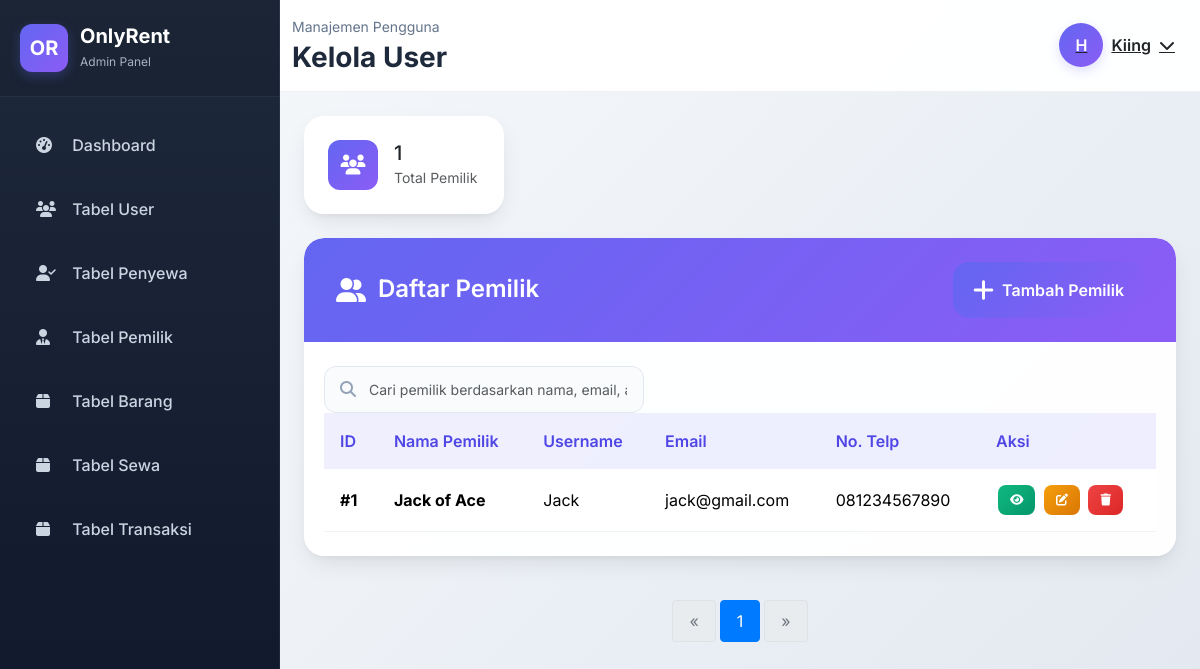
The page /views/admin/tabel_pemilik.php (signed in) on the database its author committed.
### tables this page shows
CREATE TABLE `pemilik_barang` (
  `id_pemilik` int(11) NOT NULL,
  `nama` varchar(100) NOT NULL,
  `no_telp` varchar(25) NOT NULL,
  `id_pengguna` int(1) NOT NULL
);

CREATE TABLE `pengguna` (
  `id_pengguna` int(11) NOT NULL,
  `username` varchar(50) NOT NULL,
  `email` varchar(50) NOT NULL,
  `password` varchar(255) NOT NULL,
  `role` int(1) NOT NULL
);

### views/admin/tabel_pemilik.php (the view, shortened to what this page needs)
<?php
    $conn = getDBConnection();
    $pemilik = [];
    $total_pemilik = 0;
    $total_query = "SELECT COUNT(*) as total FROM pengguna p JOIN pemilik_barang py ON p.id_pengguna = py.id_pengguna WHERE p.role = 3";
    $total_result = $conn->query($total_query);
    if ($total_result) {
        $total_row = $total_result->fetch_assoc();
        $total_pemilik = $total_row['total'];
    }
    $per_page = 10;
    $total_pages = ceil($total_pemilik / $per_page);
    $current_page = isset($_GET['page']) ? max(1, min($total_pages, (int)$_GET['page'])) : 1;
    $offset = ($current_page - 1) * $per_page;
    $query = "SELECT
                pg.id_pengguna,
                pg.username,
                pg.email,
                py.id_pemilik,
                py.nama as nama_pemilik,
                py.no_telp
              FROM pengguna pg
              JOIN pemilik_barang py ON pg.id_pengguna = py.id_pengguna
              WHERE pg.role = 3
              LIMIT $per_page OFFSET $offset";
    $result = $conn->query($query);
    if ($result && $result->num_rows > 0) {
        while ($row = $result->fetch_assoc()) {
            $pemilik[] = $row;
        }
    }
?>
<!DOCTYPE html>
<html lang="id">
<head>
    <link href="https://cdn.jsdelivr.net/npm/bootstrap@5.3.3/dist/css/bootstrap.min.css" rel="stylesheet">
    <link href="https://cdnjs.cloudflare.com/ajax/libs/font-awesome/6.4.0/css/all.min.css" rel="stylesheet">
    <link href="https://cdn.datatables.net/1.13.6/css/dataTables.bootstrap5.min.css" rel="stylesheet">
    <link rel="stylesheet" href="../../assets/css/admin/index.css">
</head>
<body>
    <?php include('nav.php'); ?>
    <div class="main-content">
        <?php include('top_nav.php'); ?>
        <div class="content-wrapper">
            <div class="row mb-4 animate-fade-in">
                <div class="col-md-3">
                    <div class="card stats-card">
                        <div class="card-body d-flex align-items-center">
                            <div class="stats-icon stats-total me-3">
                                <i class="fas fa-users"></i>
                            </div>
                            <div>
                                <h5 class="mb-0"><?php echo $total_pemilik; ?></h5>
                                <small class="text-muted">Total Pemilik</small>
                            </div>
                        </div>
                    </div>
                </div>
            </div>
            <div class="row animate-fade-in">
                <div class="col-12">
                    <div class="card table-card">
                        <div class="card-header d-flex justify-content-between align-items-center">
                            <h4>
                                <i class="fas fa-user-friends"></i>
                                Daftar Pemilik
                            </h4>
                            <a href="tambah_pemilik.php" class="btn-add">
                                <i class="fas fa-plus me-2"></i>
                                Tambah Pemilik
                            </a>
                        </div>
                        <div class="card-body">
                            <div class="search-box">
                                <i class="fas fa-search"></i>
                                <input type="text" class="form-control" id="searchInput" placeholder="Cari pemilik berdasarkan nama, email, atau alamat...">
                            </div>
                            <div class="table-responsive">
                                <table class="table" id="pemilikTable">
                                    <thead>
                                        <tr>
                                            <th>ID</th>
                                            <th>Nama Pemilik</th>
                                            <th>Username</th>
                                            <th>Email</th>
                                            <th>No. Telp</th>
                                            <th>Aksi</th>
                                        </tr>
                                    </thead>
                                    <tbody>
                                        <?php foreach ($pemilik as $p): ?>
                                        <tr>
                                            <td><strong>#<?php echo $p['id_pemilik']; ?></strong></td>
                                            <td>
                                                <div class="d-flex align-items-center">
                                                    <strong><?php echo htmlspecialchars($p['nama_pemilik']); ?></strong>
                                                </div>
                                            </td>
                                            <td><?php echo htmlspecialchars($p['username']); ?></td>
                                            <td><?php echo htmlspecialchars($p['email']); ?></td>
                                            <td><?php echo htmlspecialchars($p['no_telp']); ?></td>
                                            <td>
                                                <button class="btn btn-action btn-view" title="Lihat Detail" onclick="viewPemilik(<?php echo $p['id_pemilik']; ?>)">
                                                    <i class="fas fa-eye"></i>
                                                </button>
                                                <button class="btn btn-action btn-edit" title="Edit Pemilik" onclick="editPemilik(<?php echo $p['id_pemilik']; ?>)">
                                                    <i class="fas fa-edit"></i>
                                                </button>
                                                <button class="btn btn-action btn-delete" title="Hapus Pemilik" onclick="confirmDelete(<?php echo $p['id_pemilik']; ?>, '<?php echo htmlspecialchars($p['nama_pemilik']); ?>')">
                                                    <i class="fas fa-trash"></i>
                                                </button>
                                            </td>
                                        </tr>
                                        <?php endforeach; ?>
                                    </tbody>
                                </table>
                            </div>
                        </div>
                    </div>
                </div>
            </div>
            <div class="row mt-4">
                <div class="col-12">
                    <nav aria-label="Page navigation">
                        <ul class="pagination justify-content-center">
                            <?php if ($current_page > 1): ?>
                                <li class="page-item">
                                    <a class="page-link" href="?page=<?php echo $current_page - 1; ?>" aria-label="Previous">
                                        <span aria-hidden="true">&laquo;</span>
                                    </a>
                                </li>
                            <?php else: ?>
                                <li class="page-item disabled">
                                    <a class="page-link" href="#" tabindex="-1" aria-disabled="true">&laquo;</a>
                                </li>
                            <?php endif; ?>
                            <?php
                            $start_page = max(1, $current_page - 2);
                            $end_page = min($total_pages, $current_page + 2);
                            for ($i = $start_page; $i <= $end_page; $i++): ?>
                                <li class="page-item <?php echo ($i == $current_page) ? 'active' : ''; ?>">
                                    <a class="page-link" href="?page=<?php echo $i; ?>"><?php echo $i; ?></a>
                                </li>
                            <?php endfor;
                            ?>
                            <?php if ($current_page < $total_pages): ?>
                                <li class="page-item">
                                    <a class="page-link" href="?page=<?php echo $current_page + 1; ?>" aria-label="Next">
                                        <span aria-hidden="true">&raquo;</span>
                                    </a>
                                </li>
                            <?php else: ?>
                                <li class="page-item disabled">
                                    <a class="page-link" href="#" tabindex="-1" aria-disabled="true">&raquo;</a>
                                </li>
                            <?php endif; ?>
                        </ul>
                    </nav>
                </div>
            </div>
        </div>
    </div>
</body>
</html>

### assets/css/admin/index.css (style rules this page uses)
:root { --sidebar-width: 280px; --sidebar-mobile-width: 260px; --primary-color: #6366f1; --primary-dark: #4f46e5; --sidebar-bg: linear-gradient(180deg, #1e293b 0%, #0f172a 100%); --sidebar-text: #cbd5e1; --sidebar-hover: rgba(99, 102, 241, 0.1); --card-shadow: 0 10px 25px -5px rgba(0, 0, 0, 0.1), 0 4px 6px -2px rgba(0, 0, 0, 0.05); --hover-shadow: 0 20px 25px -5px rgba(0, 0, 0, 0.1), 0 10px 10px -5px rgba(0, 0, 0, 0.04); }
* { margin: 0; padding: 0; box-sizing: border-box; }
body { font-family: 'Inter', -apple-system, BlinkMacSystemFont, sans-serif; background: linear-gradient(135deg, #f8fafc 0%, #e2e8f0 100%); color: #334155; overflow-x: hidden; }
.main-content { margin-left: var(--sidebar-width); min-height: 100vh; background: transparent; transition: all 0.3s ease; }
.content-wrapper { padding: 32px; }
.search-box { position: relative; width: 320px; }
.search-box input { border: 1px solid #e2e8f0; border-radius: 12px; padding: 12px 16px 12px 44px; background: rgba(248, 250, 252, 0.8); transition: all 0.3s ease; font-size: 14px; }
.search-box i { position: absolute; left: 16px; top: 50%; transform: translateY(-50%); color: #94a3b8; }
.stats-card, .management-card, .table-card, .form-card { border-radius: 20px; border: none; box-shadow: var(--card-shadow); background: rgba(255, 255, 255, 0.95); backdrop-filter: blur(10px); overflow: hidden; transition: all 0.3s ease; }
.stats-card::before { content: ''; position: absolute; top: 0; left: 0; right: 0; bottom: 0; background: linear-gradient(135deg, rgba(255, 255, 255, 0.1), rgba(255, 255, 255, 0.05)); pointer-events: none; }
.management-card .card-header, .table-card .card-header, .form-card .card-header { background: linear-gradient(135deg, var(--primary-color), #8b5cf6); color: white; border-radius: 20px 20px 0 0; padding: 24px 32px; border: none; }
.management-card .card-header h5, .table-card .card-header h4, .form-card .card-header h4 { font-weight: 600; margin: 0; display: flex; align-items: center; }
.table-card .card-header i, .form-card .card-header i { margin-right: 12px; font-size: 24px; }
.management-card .card-body, .table-card .card-body, .form-card .card-body { padding: 32px; }
.stats-card .card-body { padding: 24px; position: relative; z-index: 1; }
.btn-add, .management-btn, .btn-submit, .btn-back, .btn-editt { border-radius: 16px; padding: 16px 20px; font-weight: 600; transition: all 0.3s cubic-bezier(0.4, 0, 0.2, 1); border: none; position: relative; overflow: hidden; display: inline-flex; align-items: center; color: white; text-decoration: none; }
.btn-add, .btn-submit { background: linear-gradient(135deg, var(--primary-color), #8b5cf6); }
.management-btn i, .btn-add i { margin-right: 8px; font-size: 16px; }
.btn-action { padding: 6px 12px; border-radius: 8px; border: none; font-size: 12px; font-weight: 500; margin: 0 2px; transition: all 0.3s ease; color: white; }
.btn-edit { background: linear-gradient(135deg, #f59e0b, #d97706); }
.btn-delete { background: linear-gradient(135deg, #ef4444, #dc2626); }
.btn-view { background: linear-gradient(135deg, #10b981, #059669); }
.table { margin-bottom: 0; }
.table thead th { background: rgba(99, 102, 241, 0.1); color: var(--primary-dark); font-weight: 600; border: none; padding: 16px; }
.table tbody td { padding: 16px; vertical-align: middle; border-color: rgba(226, 232, 240, 0.5); }
.stats-icon { width: 50px; height: 50px; border-radius: 12px; display: flex; align-items: center; justify-content: center; font-size: 20px; color: white; }
.stats-total { background: linear-gradient(135deg, var(--primary-color), #8b5cf6); }
.animate-fade-in { animation: fadeIn 0.6s ease-out; }
@media (max-width: 1200px) { .content-wrapper { padding: 24px; } }
@media (max-width: 1200px) { .management-card .card-body, .table-card .card-body, .form-card .card-body { padding: 24px 20px; } }
.pagination { margin-top: 20px; }
.page-item.active .page-link { background-color: #007bff; border-color: #007bff; }
.page-link { color: #007bff; margin: 0 5px; border-radius: 4px; padding: 8px 16px; }
.page-item.disabled .page-link { color: #6c757d; pointer-events: none; }
.page-item:first-child .page-link, .page-item:last-child .page-link { border-radius: 4px; }

### rows shown on the page
pemilik_barang: id_pemilik "1", nama "Jack of Ace", id_pengguna.username "Jack", id_pengguna.email "jack@gmail.com", no_telp "081234567890"

### other values the page prints
$username "Kiing"
$total_pemilik "1"
